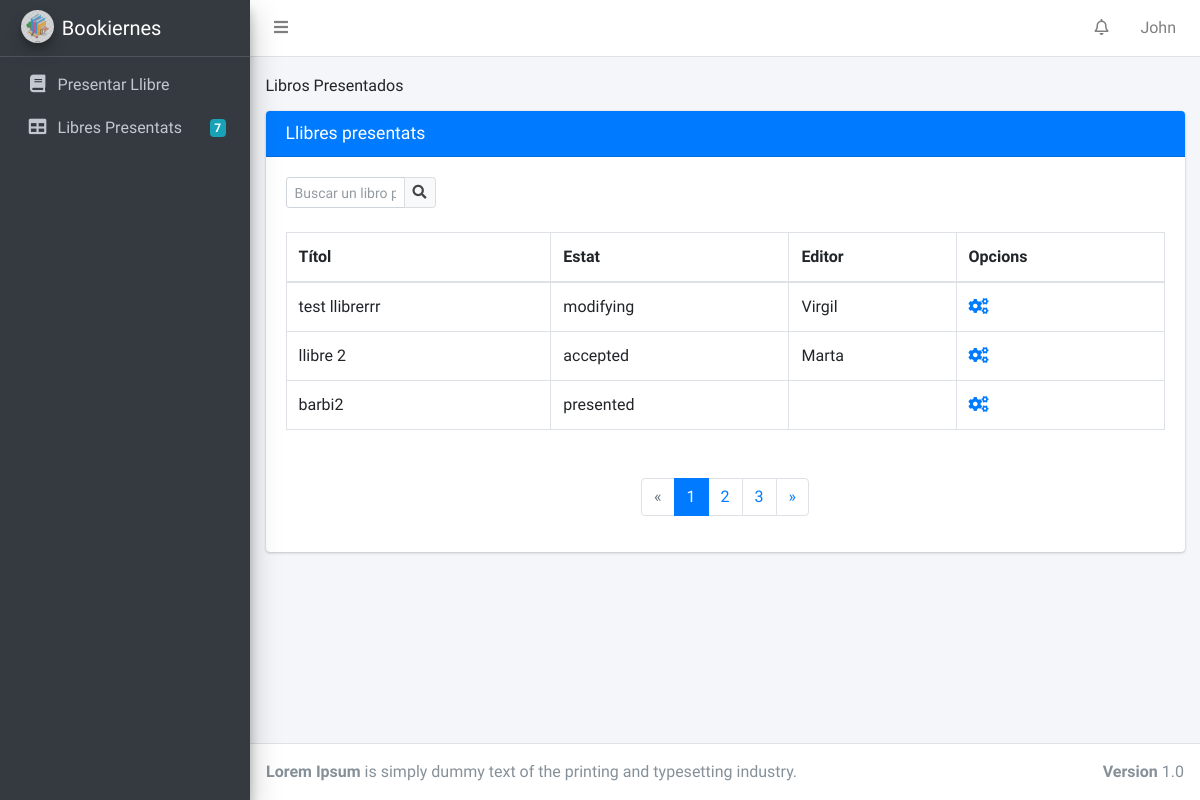
The app's page /writer_published/ (signed in), older data.
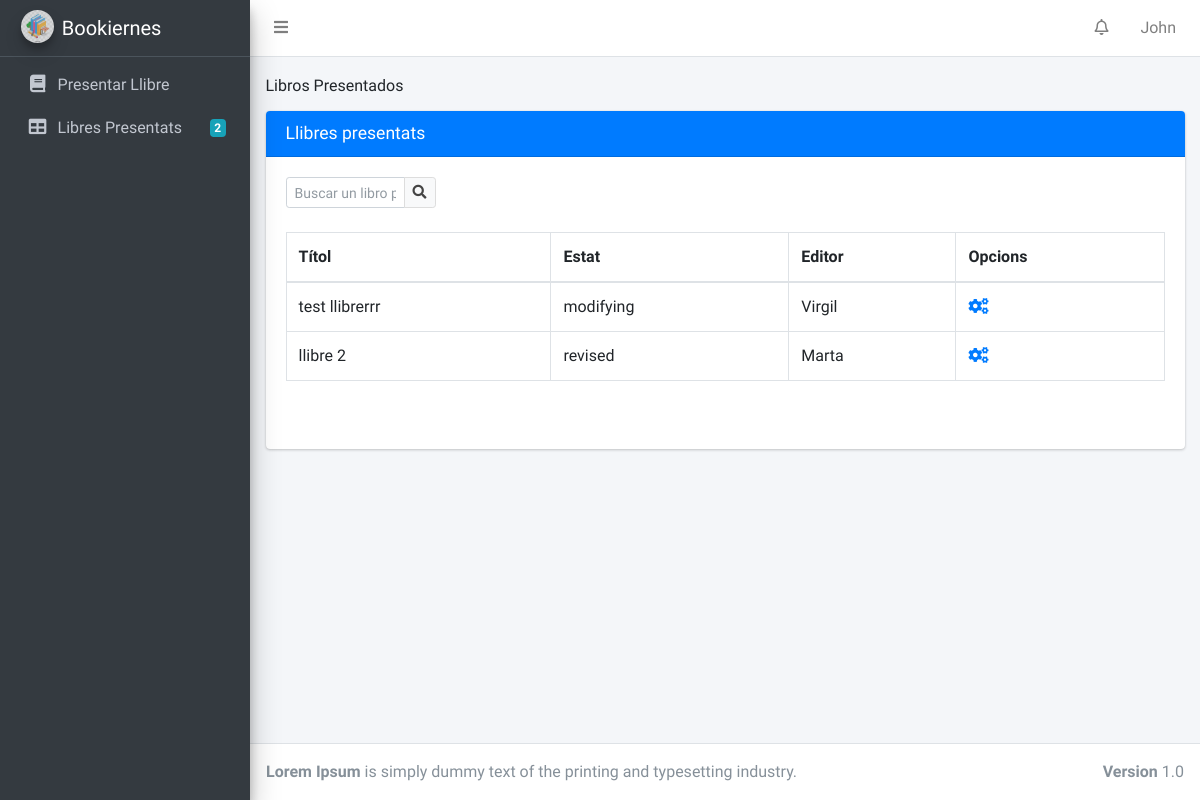
The same page, newer data.
### BookiernesApp/models.py (models this page shows, shortened)
class User(AbstractUser):
    USER_TYPE_CHOICES = [('writer', 'Escritor'), ('editor', 'Editor'), ('main_editor', 'Escriptor principal'), ]
    user_type = models.CharField(
        max_length=255,
        choices=USER_TYPE_CHOICES,
        default='writer',
    )
    path_profile_photo = models.FileField(upload_to='profile_photo', null=True, blank=True)
    def get_user_type_name(self):
        return dict(self.USER_TYPE_CHOICES)[self.user_type]

class Writer(models.Model):
    user = models.OneToOneField(User, on_delete=models.CASCADE, null=True, related_name='writer_profile')
    name = models.CharField(max_length=255)
    def get_presented_books(self):
        return Book.objects.all().filter(author=self)

class Book(models.Model):
    BOOK_STATUSES = [('presented', 'Presentat'), ('revised', 'Revisat'), ('modifying', 'Modificant'),
                     ('accepted', 'Aceptat'), ('rejected', 'Rebutjat'), ('published', 'Publicat'),
                     ('new_version', 'New Version')]
    title = models.CharField(null=True, max_length=255, blank=True)
    author = models.ForeignKey(Writer, null=True, on_delete=models.PROTECT, blank=True)
    assigned_to = models.ForeignKey(Editor, null=True, on_delete=models.PROTECT, related_name='books_assigned',
                                    blank=True)
    book_status = models.CharField(null=True, max_length=255, choices=BOOK_STATUSES, blank=True)
    description = models.TextField(null=True, blank=True)
    theme = models.ForeignKey(Theme, null=True, on_delete=models.PROTECT, related_name='books_themes', blank=True)
    path = models.FileField(upload_to='book', null=True, blank=True)
    main_editor_comment = models.TextField(null=True, blank=True)

class Editor(models.Model):
    user = models.OneToOneField(User, on_delete=models.CASCADE, null=True, related_name='editor_profile')
    assigned_theme = models.ForeignKey(Theme, null=True, on_delete=models.CASCADE)
    name = models.CharField(max_length=255)

### BookiernesApp/views/writer_views.py (the view)
# urls.py: url(r'^writer_published/$', login_required(PublishedBooks.as_view()), name='writer_published_books'),
@method_decorator([login_required, writer_required], name='dispatch')
class PublishedBooks(ListView):
    template_name = 'html_templates/Escriptor/Escriptor_LibrosPresentados.html'
    paginate_by = 3
    def get_queryset(self):
        try:
            return Book.objects.filter( author_id= Writer.objects.get(user_id=self.request.user.id).id )
        except:
            return 0

### BookiernesApp/templates/html_templates/Escriptor/Escriptor_LibrosPresentados.html (shortened to what this page needs)
{% extends "html_templates/Blocks/Base.html" %}
{% block head %}
    <link rel="stylesheet" href="../../../static/BookiernesApp/css/all.min.css">
    <link rel="stylesheet" href="https://use.fontawesome.com/releases/v5.7.0/css/all.css"
>
    <link rel="stylesheet" href="../../../static/BookiernesApp/css/adminlte.min.css">
{% endblock %}
 {% block content %}
  <div class="content-wrapper">
    <div class="content-header">
      <div class="container-fluid">
        <ol class="breadcrumb float-sm-left">
              <li class="breadcrumb-item">Libros Presentados</li>
        </ol>
      </div>
    </div>
<br>
    <section class="content">
        <div class="container-fluid">
              <div class="card card-primary">
                <div class="card-header">
                  <h3 class="card-title">Llibres presentats</h3>
                </div>
              <div class="card-body">
                <from  action=" " method="GET" >
                <div class="input-group input-group-sm" style="width: 150px;">
                    <input type="text" name="value_search" class="form-control float-right" placeholder="Buscar un libro por su titulo">
                    <div class="input-group-append">
                      <button type="submit" class="btn btn-default" value="Submit">
                        <i class="fas fa-search"></i>
                      </button>
                    </div>
                  </div>
                  </from>
                {% if user.writer_profile.get_presented_books.count > 0 %}
                <table class="table table-bordered">
                    <thead>
                      <tr>
                        <th>Títol</th>
                        <th>Estat</th>
                        <th>Editor</th>
                        <th>Opcions</th>
                      </tr>
                    </thead>
                    <tbody>
                      {% for b in page_obj %}
                      <tr>
                        <td>{{b.title}}</td>
                        <td>{{ b.book_status}}</td>
                        {% if b.assigned_to == None %}
                          <td> </td>
                        {% else %}
                         <td> {{ b.assigned_to.user.first_name }} {{ b.assigned_to.user.last_name }} </td>
                        {% endif %}
                        <td><a href="{% url 'BookiernesApp:books' b.id %}"><i class="nav-icon fas fa-cogs"></i></a>
                        </td>
                      </tr>
                      {% endfor %}
                    </tbody>
                  </table>
                  <br>
                  <br>
            {% if is_paginated %}
              <nav aria-label="Page navigation">
                <ul class="pagination justify-content-center">
                  {% if page_obj.has_previous %}
                    <li class="page-item ">
                      <a class="page-link" href="?page={{ page_obj.previous_page_number }}">&laquo;</a>
                    </li>
                  {% else %}
                    <li class="page-item disabled">
                      <a class="page-link" href="#" tabindex="-1">&laquo;</a>
                    </li>
                  {% endif %}
                  {% for i in paginator.page_range %}
                    <li class="page-item {% if page_obj.number == i %}active{% endif %}">
                      <a class="page-link" href="?page={{ i }}">{{ i }}</a>
                    </li>
                  {% endfor %}
                  {% if page_obj.has_next %}
                    <li class="page-item ">
                      <a class="page-link" href="?page={{ page_obj.next_page_number }}">&raquo;</a>
                    </li>
                  {% else %}
                    <li class="page-item disabled">
                      <a class="page-link" href="#" tabindex="-1">&raquo;</a>
                    </li>
                  {% endif %}
                </ul>
              </nav>
            {% endif %}
            {% else %}
              <br>  <br>
            <p class="text-center"> No hay nigul libro publicado en este momento </p>
            <br>  <br>
            {% endif %}
                </div>
              </div>
        </div>
  </div>
{% endblock %}

### BookiernesApp/templates/html_templates/Blocks/Base.html (shortened to what this page needs)
<!DOCTYPE html>
<html lang="en">
<head>
    {% block head %}
    {% endblock %}
</head>
<body class="hold-transition sidebar-mini layout-fixed">
<div class="wrapper">
    <nav class="main-header navbar navbar-expand navbar-white navbar-light">
        <ul class="navbar-nav">
            <li class="nav-item">
                <a class="nav-link" data-widget="pushmenu" href="#" role="button"><i class="fas fa-bars"></i></a>
            </li>
        </ul>
        <ul class="navbar-nav ml-auto">
            <li class="nav-item dropdown">
                <a class="nav-link" data-toggle="dropdown" href="#">
                    <i class="far fa-bell"></i>
                </a>
            </li>
            <li class="nav-item dropdown">
                <a class="nav-link" data-toggle="dropdown" href="#">
                    {{ user.first_name }}
                </a>
            </li>
        </ul>
    </nav>
    <aside class="main-sidebar sidebar-dark-primary elevation-4">
        <a href="#" class="brand-link">
            <img src="../../../static/BookiernesApp/img/logo_Bookiernes.png" alt="Bookiernes Logo"
                 class="brand-image img-circle elevation-3" style="opacity: .8">
            <span class="brand-text font-weight-light">Bookiernes</span>
        </a>
        <div class="sidebar">
            <nav class="mt-2">
                <ul class="nav nav-pills nav-sidebar flex-column" data-widget="treeview" role="menu"
                    data-accordion="false">
                    {% if  user.user_type == 'writer' %}
                        <li class="nav-item">
                            <a href="{% url 'BookiernesApp:writer_publish_book' %}" class="nav-link">
                                <i class="nav-icon fas fa-book"></i>
                                <p>
                                    Presentar Llibre
                                </p>
                            </a>
                        </li>
                        <li class="nav-item">
                            <a href="{% url 'BookiernesApp:writer_published_books' %}" class="nav-link">
                                <i class="nav-icon fas fa-table"></i>
                                <p>
                                    Libres Presentats
                                    {% if user.writer_profile.get_presented_books.count > 0 %}
                                        <span class="badge badge-info right">{{ user.writer_profile.get_presented_books.count }}</span>
                                    {% endif %}
                                </p>
                            </a>
                        </li>
                    {% endif %}
                </ul>
            </nav>
        </div>
    </aside>
    {% block content %}
    {% endblock %}
    <footer class="main-footer">
        <strong>Lorem Ipsum</strong>
        is simply dummy text of the printing and typesetting industry.
        <div class="float-right d-none d-sm-inline-block">
            <strong>Version</strong> 1.0
        </div>
    </footer>
</div>
</body>
</html>

Row changes from the older to the newer data that the page shows:
removed Book: title "barbi2", book_status "presented"
changed User "John": writer_profile.get_presented_books.count "7" → "2"
changed Book "llibre 2": book_status "accepted" → "revised"
Text that changed along with them:
list line gone: "1"
list line gone: "2"
list line gone: "3"
